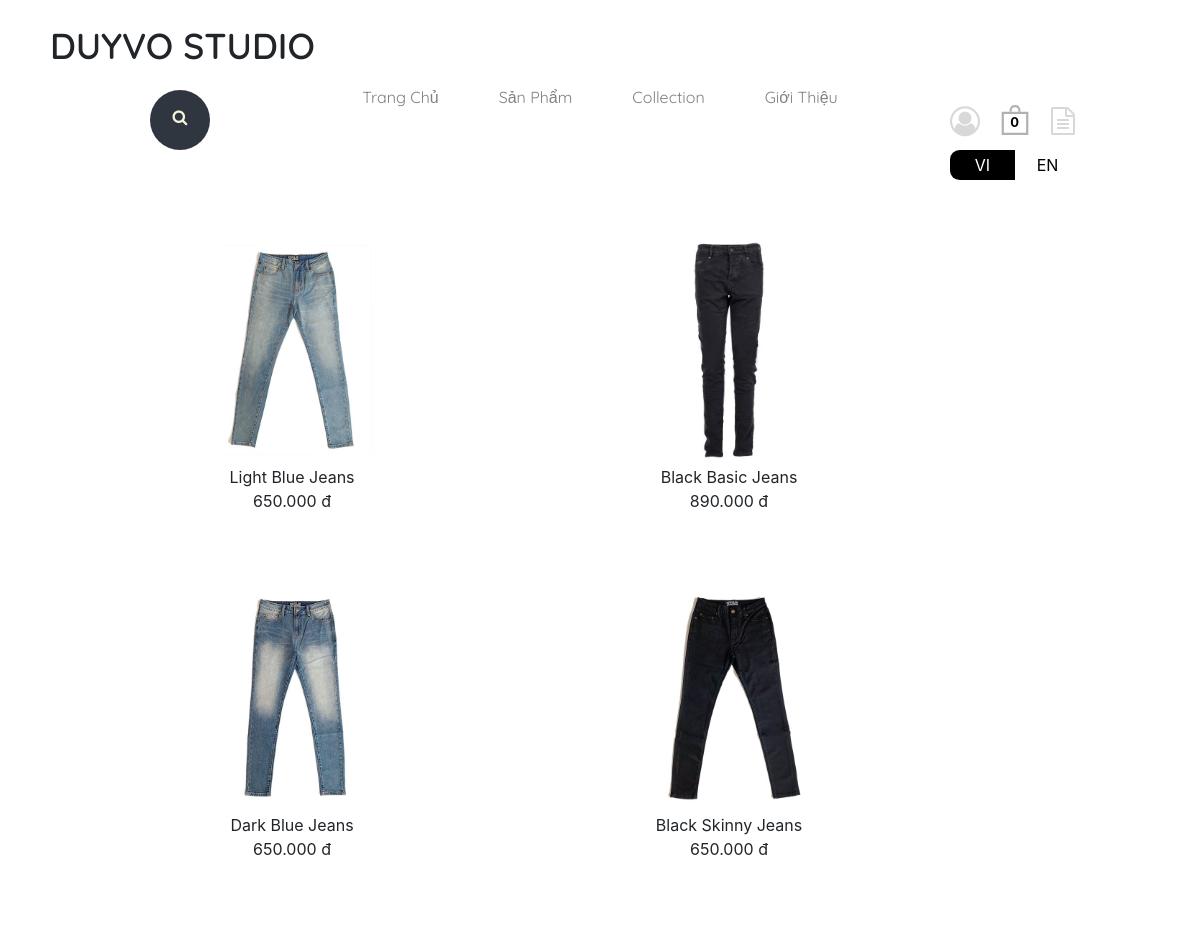
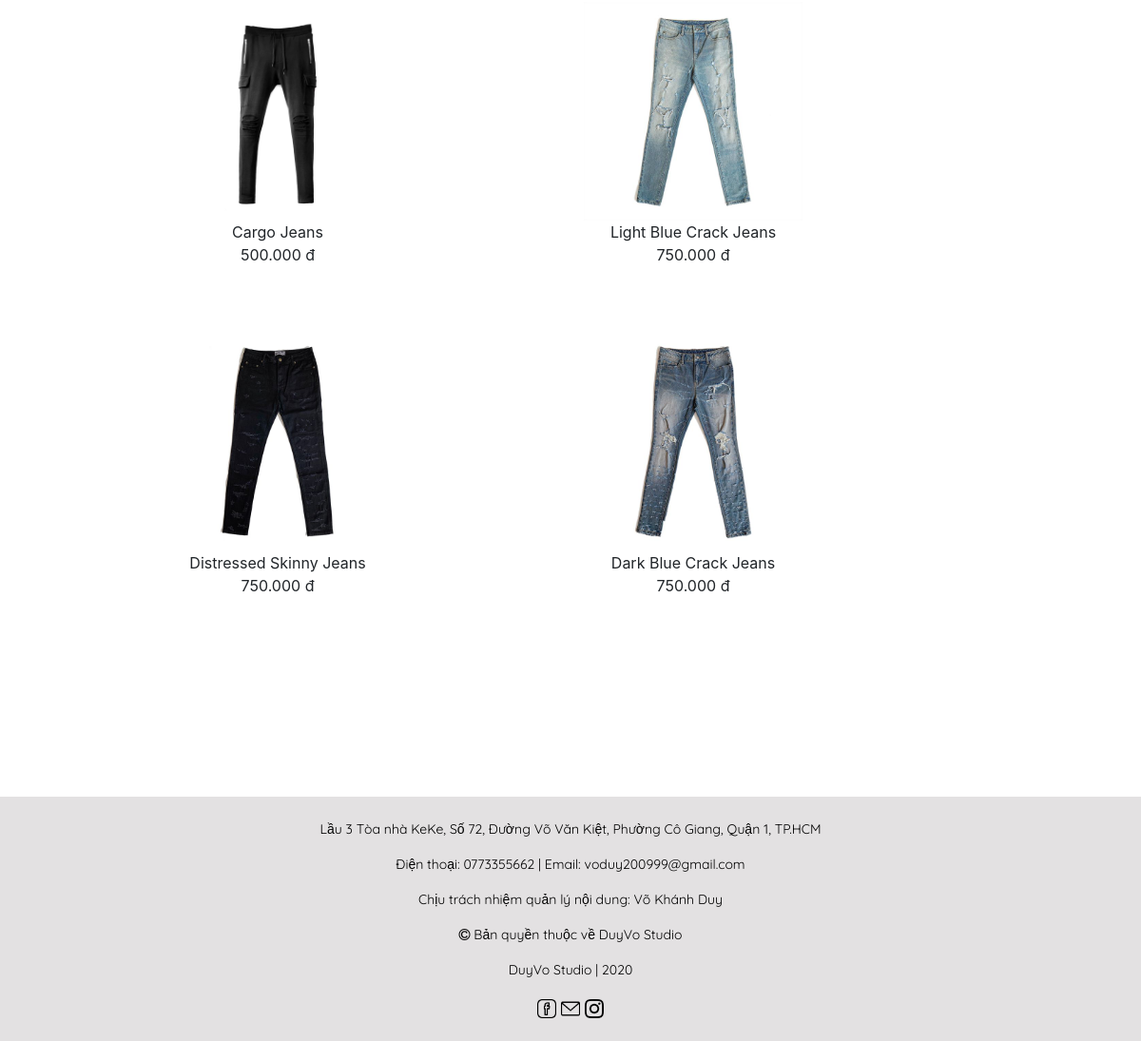
Page /project.php?view=jeans on the committed database (2 pictures, top to bottom).
### tables this page shows
CREATE TABLE `sanpham` (
  `id` int(50) NOT NULL,
  `name` varchar(50) DEFAULT NULL,
  `amount` int(50) DEFAULT NULL,
  `loai` varchar(50) DEFAULT NULL,
  `price` int(50) DEFAULT NULL,
  `picture` varchar(50) DEFAULT NULL
);

### jeans.php (the view)
<?php
    include ("connect.php");
    $sql = "CREATE DATABASE database_TShirt";
    $connect->query($sql);
    $connect->query("USE database_TShirt");
    $get = "SELECT * FROM sanpham WHERE loai ='jeans' ";
    $result = $connect->query($get);
?>
<center>
	<table style="width: 100%; justify-content: center; display: table;">
	<div class="mainProduct" style="width: 100%; justify-content: center; display: flex;">
		<div id="Jeans">
	   		<ul class="jeans">
		<?php
			while($row=$result->fetch_assoc()) { ?>
			 	<li><a href="project.php?view=detail&id=<?php echo $row['id'];?>"> <img style="width: 230px; height: 230px; " src="<?php echo $row['picture'];?>"></a> <br>
				<?php
					echo $row['name'] . '<br>' .number_format($row['price'],3,".",".")." "."đ";
				 ?>
				</li>
			<?php
			     }
			 ?>
			</ul>
		</div>
	</div>
	</table>
</center>

### project.php (shortened to what this page needs)
<!DOCTYPE html>
<html>
<head>
	<link rel="stylesheet" type="text/css" href="style.css">
	<link rel="stylesheet" href="font-awesome/css/font-awesome.min.css">
	<link rel="stylesheet" href="https://maxcdn.bootstrapcdn.com/bootstrap/4.0.0/css/bootstrap.min.css">
	<link rel="stylesheet" href="sweetalert2.min.css">
	<link rel="stylesheet" href="https://cdnjs.cloudflare.com/ajax/libs/animate.css/4.0.0/animate.min.css">
	<link rel="stylesheet" href="owlcarousel/assets/owl.carousel.min.css">
    <link rel="stylesheet" href="owlcarousel/assets/owl.theme.default.min.css">
</head>
<body>
	<div class="root">
		<div id="header">
			 <?php include("header.php"); ?>
		</div>
		<div id="content">
			<?php include("content.php"); ?>
		</div>
	</div>
	<div id="footer">
			<?php include("footer.php"); ?>
	</div>
</body>
</html>

### header.php (shortened to what this page needs)
<?php
	include("connect.php");
?>
 <!DOCTYPE html>
 <html>
 <head>
 	<link rel="stylesheet" href="/scale.css">
 	<link rel="stylesheet" href="/perspective.css">
 </head>
 <body>
 	<div>
		<br>
		<h1 style="font-size: 36px; font-family: 'Quicksand', sans-serif; font-weight: 600; margin-left: 50px;">DUYVO STUDIO</h1>
		<div id="top">
			<div class="menu">
				<ul>
					<li><a id="home" href="project.php"><?php echo $lang['Trang Chủ'] ?></a></li>
					<li><a id="products" href="project.php?view=products"><?php echo $lang['Sản Phẩm'] ?></a>
					</li>
					<li><a id="collection" href="project.php?view=blog"><?php echo $lang['Collection'] ?></a></li>
					<li><a id="introduce" href="project.php?view=info"><?php echo $lang['Giới Thiệu'] ?></a></li>
				</ul>
			</div>
		</div>
	</div>
	<form action="project.php?view=search" method="POST" enctype="multipart/form-data">
	<div class="search-box">
			<a class="search-btn" >
				<p id="search-icon" class="fa fa-search" aria-hidden="true" ><input style="display: none;" type="submit" name="search"></p>
			</a>
	</div>
	</form>
	<div>
		<?php if(!isset($_SESSION['tendangnhap'])) : ?><a class="account" href="project.php?view=login">
			<i class="fa fa-user-circle-o" aria-hidden="true"></i>
		<?php endif ?></a>
	</div>
	<span class="icon-cart" aria-hidden="true">
		<a class="cart-menu" href="project.php?view=cart">
		</a>
		<div id="cartall" >
			<span id="count-cart" class="count-cart">
				<?php
					if(isset($_SESSION['tendangnhap'])) {
						$idkh = $_SESSION['idkh'];
						$count = 0;
	                    $sql = "SELECT * FROM giohang WHERE idkh=$idkh";
						$result1 = $connect->query($sql);
						while ($row = $result1->fetch_assoc()){
	                         $count = $count + $row['amount'];
						}
				?>
				<span class="count"><?php echo $count ?></span>
				<?php }else echo '<span class="count">0</span>'; ?>
			</span>
		</div>
	 </span>
	 <div>
	  <a class="order" href="project.php?view=order">
	  	<i class="fa fa-file-text-o" aria-hidden="true"></i>
	  </a>
	 </div>
	 <div class="language">
		<a onclick="language('vi')" style="top: 150px;right: 185px;max-width: 1080px;margin-left: auto;margin-right: auto;position: absolute;color: black;">
			<buton >
			<div  class="checked" style="border-top-left-radius: 0.6rem;border-bottom-left-radius: 0.6rem">VI</div>
		</a>
		<a onclick="language('en')" style="top: 150px;right: 120px;max-width: 1080px;margin-left: auto;margin-right: auto;position: absolute;color: black;">
			<buton>
			<div class="checked" style="border-top-right-radius: 0.6rem;border-bottom-right-radius: 0.6rem;">EN</div>
		</a>
	</div>
 </body>
 </html>

### content.php
<?php
     if(isset($_GET['view'])){
     	$v = $_GET['view'];
     }else{
     	$v= '';
     }
     if($v == ''){
     	include ("home.php");
     }
     else if($v == 'info'){
     	include("info.php");
     }else if($v == 'blog'){
     	include("blog.php");
     }else if(isset($_POST['search'])){
        include("search.php");
     }else if($v == 'products'){
        include("products.php");
     }else if($v == 't-shirt'){
     	include("t-shirt.php");
     }else if($v == 'shirts'){
     	include("shirts.php");
     }else if($v == 'jeans'){
     	include("jeans.php");
     }else if($v == 'shorts'){
     	include("shorts.php");
     }else if($v == 'login'){
        include("login.php");
     }else if($v == 'signup'){
        include("signup.php");
     }else if($v == 'logout'){
        include("logout.php");
     }else if($v == 'detail'){
        include("detail.php");
     }else if($v == 'cart'){
        include("cart.php");
     }else if($v == 'order'){
        include("order.php");
     }
?>

### footer.php (shortened to what this page needs)
<br>
<div class="footer-p">
<p><?php echo $lang['footer1'] ?></p>
<p><?php echo $lang['footer2'] ?></p>
<p><?php echo $lang['footer3'] ?></p>
<p> <i class="fa fa-copyright" aria-hidden="true"></i> <?php echo $lang['footer4'] ?></p>
<p> DuyVo Studio | 2020</p>
</div>
<div class="footer-icon">
	<a href="https://www.facebook.com/profile.php?id=100010815219733" target="_blank"><img  style="width: 20px; height: 20px; " src="/facebook.png"></a>
	<a href="mailto:voduy200999@gmail.com" target="_blank"><img style="width: 20px; height: 20px; margin-left: 5px;" src="/email.png"></a>
	<a href="https://www.instagram.com/duyvo209" target="_blank"><img style="width: 20px; height: 20px; margin-left: 5px;" src="/instagram.png"></a>
	<br><br>
</div>

### style.css (style rules this page uses)
.root { margin: 0px auto; width: 100%; height: 100%; }
body { margin:0; }
#content { height: auto; }
#top { height: 100px; }
.menu { margin: left; display: flex; justify-content: center; }
.menu ul { padding-left: 0; }
.menu ul li { list-style: none; float: left; padding: 10px 30px; }
.menu ul li a { position: relative; text-decoration: none; color: gray; font-family: 'Quicksand', sans-serif; font-size: 16px; }
.search-box { position: absolute; transform: translate(-50%,-50%); background: #2f3640; height: 60px; border-radius: 40px; padding: 10px; top: 120px; left: 180px; }
.search-btn { float: right; width: 40px; height: 49px; border-radius: 50%; background: #2f3640; display: flex; justify-content: center; align-items: center; text-decoration: none; }
#search-icon { color: beige; }
.account { position: absolute; color: gray; font-size: 30px; top: 99px; right: 220px; max-width: 1080px; margin-left: auto; margin-right: auto; opacity: .3; transition: ease 1s; }
.svg-cart { position: absolute; width: 30px; height: 30px; color: gray; top: 105px; right: 170px; opacity: .3; transition: ease 1s; }
.count-cart { position: absolute; font-size: 13px; line-height: 1; top: 116px; right: 181px; text-align: center; font-weight: bold; }
.cart-menu, .count-cart { overflow: hidden; }
.count { cursor: pointer; color: black; position: relative; animation-name: keke; animation-duration: 1s; }
.order { position: absolute; color: gray; font-size: 28px; top: 100px; right: 125px; max-width: 1080px; margin-left: auto; margin-right: auto; opacity: .3; transition: ease 1s; }
#Jeans { width: 100%; }
ul.jeans li { list-style: none; float: left; text-align: center; padding: 10px 70px; margin-top: 50px; margin-left: 67px; transition: ease 0.5s; }
#footer { width: 100%; height: auto; background: #e3e1e2; margin-top: 200px; clear: both; }
#footer .footer-p { color: black; font-size: 14px; text-align: center; font-family:'Quicksand', sans-serif; }
#footer .footer-icon { width: 100%; justify-content: center; display: flex; }

### header.php (style rules this page uses)
.language .checked { display: flex; justify-content: center; align-items: center; width: 65px; height: 30px; float: left; background-color: #ffffff; cursor: pointer; outline: none; transition: all 0.5s ease; }
.language input[type='radio']:checked ~ .checked { background-color: #000; color: #ffffff; }

### rows in the picture
sanpham: picture (picture), name "Light Blue Jeans", price "650.000"
sanpham: picture (picture), name "Black Basic Jeans", price "890.000"
sanpham: picture (picture), name "Dark Blue Jeans", price "650.000"
sanpham: picture (picture), name "Black Skinny Jeans", price "650.000"
sanpham: picture (picture), name "Cargo Jeans", price "500.000"
sanpham: picture (picture), name "Light Blue Crack Jeans", price "750.000"
sanpham: picture (picture), name "Distressed Skinny Jeans", price "750.000"
sanpham: picture (picture), name "Dark Blue Crack Jeans", price "750.000"

### other values in the picture
$lang['Trang Chủ'] "Trang Chủ"
$lang['Sản Phẩm'] "Sản Phẩm"
$lang['Collection'] "Collection"
$lang['Giới Thiệu'] "Giới Thiệu"
$lang['footer1'] "Lầu 3 Tòa nhà KeKe, Số 72, Đường Võ Văn Kiệt, Phường Cô Giang, Quận 1, TP.HCM"
$lang['footer2'] "Điện thoại: 0773355662 | Email: voduy200999@gmail.com"
$lang['footer3'] "Chịu trách nhiệm quản lý nội dung: Võ Khánh Duy"
$lang['footer4'] "Bản quyền thuộc về DuyVo Studio"
